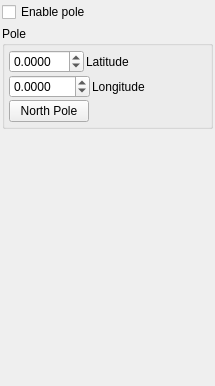
<?xml version="1.0" encoding="UTF-8"?>
<ui version="4.0">
 <class>MovePoleWidget</class>
 <widget class="QWidget" name="MovePoleWidget">
  <property name="geometry">
   <rect>
    <x>0</x>
    <y>0</y>
    <width>215</width>
    <height>386</height>
   </rect>
  </property>
  <property name="windowTitle">
   <string>Form</string>
  </property>
  <layout class="QVBoxLayout" name="verticalLayout">
   <property name="spacing">
    <number>4</number>
   </property>
   <property name="margin">
    <number>2</number>
   </property>
   <item>
    <widget class="QCheckBox" name="enable_pole_checkbox">
     <property name="text">
      <string>Enable pole</string>
     </property>
    </widget>
   </item>
   <item>
    <widget class="QGroupBox" name="pole_groupbox">
     <property name="title">
      <string>Pole</string>
     </property>
     <layout class="QVBoxLayout" name="verticalLayout_2">
      <property name="spacing">
       <number>2</number>
      </property>
      <property name="margin">
       <number>4</number>
      </property>
      <item>
       <layout class="QHBoxLayout" name="latitude_layout">
        <item>
         <widget class="QDoubleSpinBox" name="latitude_spinbox">
          <property name="decimals">
           <number>4</number>
          </property>
          <property name="minimum">
           <double>-90.000000000000000</double>
          </property>
          <property name="maximum">
           <double>90.000000000000000</double>
          </property>
          <property name="singleStep">
           <double>2.000000000000000</double>
          </property>
         </widget>
        </item>
        <item>
         <widget class="QLabel" name="latitude_label">
          <property name="text">
           <string>Latitude</string>
          </property>
         </widget>
        </item>
        <item>
         <spacer name="horizontalSpacer">
          <property name="orientation">
           <enum>Qt::Horizontal</enum>
          </property>
          <property name="sizeHint" stdset="0">
           <size>
            <width>40</width>
            <height>20</height>
           </size>
          </property>
         </spacer>
        </item>
       </layout>
      </item>
      <item>
       <layout class="QHBoxLayout" name="longitude_layout">
        <item>
         <widget class="QDoubleSpinBox" name="longitude_spinbox">
          <property name="decimals">
           <number>4</number>
          </property>
          <property name="minimum">
           <double>-360.000000000000000</double>
          </property>
          <property name="maximum">
           <double>360.000000000000000</double>
          </property>
          <property name="singleStep">
           <double>4.000000000000000</double>
          </property>
         </widget>
        </item>
        <item>
         <widget class="QLabel" name="longitude_label">
          <property name="text">
           <string>Longitude</string>
          </property>
         </widget>
        </item>
        <item>
         <spacer name="horizontalSpacer_2">
          <property name="orientation">
           <enum>Qt::Horizontal</enum>
          </property>
          <property name="sizeHint" stdset="0">
           <size>
            <width>40</width>
            <height>20</height>
           </size>
          </property>
         </spacer>
        </item>
       </layout>
      </item>
      <item>
       <layout class="QHBoxLayout" name="horizontalLayout">
        <item>
         <widget class="QPushButton" name="north_pole_pushbutton">
          <property name="text">
           <string>North Pole</string>
          </property>
          <property name="checkable">
           <bool>false</bool>
          </property>
         </widget>
        </item>
        <item>
         <spacer name="horizontalSpacer_3">
          <property name="orientation">
           <enum>Qt::Horizontal</enum>
          </property>
          <property name="sizeHint" stdset="0">
           <size>
            <width>40</width>
            <height>20</height>
           </size>
          </property>
         </spacer>
        </item>
       </layout>
      </item>
     </layout>
    </widget>
   </item>
   <item>
    <spacer name="verticalSpacer">
     <property name="orientation">
      <enum>Qt::Vertical</enum>
     </property>
     <property name="sizeHint" stdset="0">
      <size>
       <width>20</width>
       <height>40</height>
      </size>
     </property>
    </spacer>
   </item>
  </layout>
 </widget>
 <resources/>
 <connections/>
</ui>
